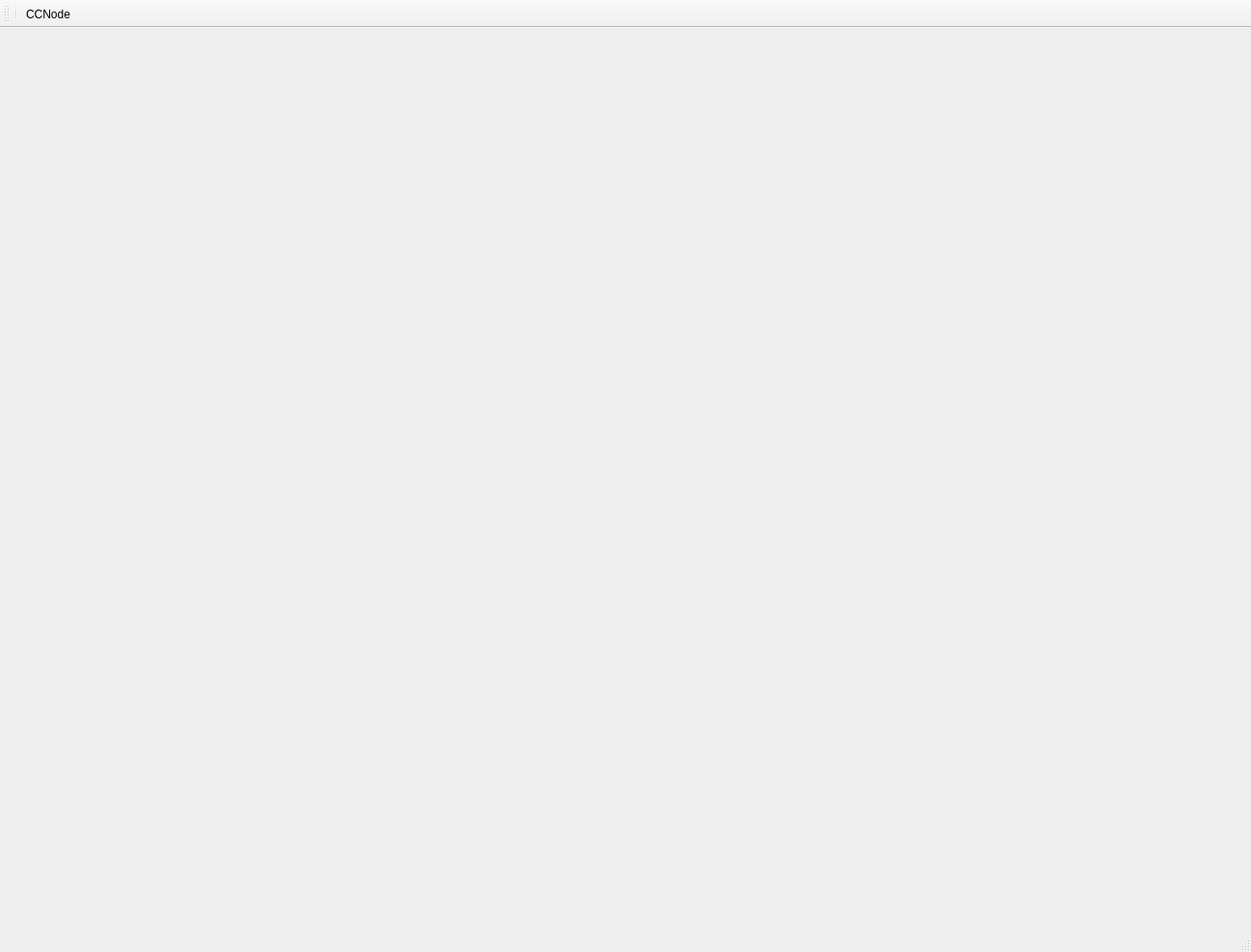
<?xml version="1.0" encoding="UTF-8"?>
<ui version="4.0">
 <class>MainWindow</class>
 <widget class="QMainWindow" name="MainWindow">
  <property name="geometry">
   <rect>
    <x>0</x>
    <y>0</y>
    <width>1298</width>
    <height>988</height>
   </rect>
  </property>
  <property name="windowTitle">
   <string>MainWindow</string>
  </property>
  <widget class="QWidget" name="centralWidget"/>
  <widget class="QMenuBar" name="menuBar">
   <property name="geometry">
    <rect>
     <x>0</x>
     <y>0</y>
     <width>1298</width>
     <height>22</height>
    </rect>
   </property>
  </widget>
  <widget class="QToolBar" name="mainToolBar">
   <attribute name="toolBarArea">
    <enum>TopToolBarArea</enum>
   </attribute>
   <attribute name="toolBarBreak">
    <bool>false</bool>
   </attribute>
   <addaction name="separator"/>
   <addaction name="actionCCNode"/>
  </widget>
  <widget class="QStatusBar" name="statusBar"/>
  <action name="actionCCNode">
   <property name="text">
    <string>CCNode</string>
   </property>
   <property name="toolTip">
    <string>Create CCNode</string>
   </property>
  </action>
 </widget>
 <layoutdefault spacing="6" margin="11"/>
 <resources/>
 <connections/>
</ui>
